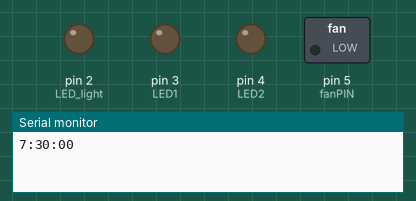
Recording of a sketch running on a simulated Arduino Uno, built with avr-gcc and run on an emulated ATmega328P. On the bench: switched loads named in the sketch (green lamp = pin HIGH), output pins drawn as LEDs (lit = HIGH), the last lines printed to the serial monitor.

Above: at 0.1 s.
At 60.1 s:
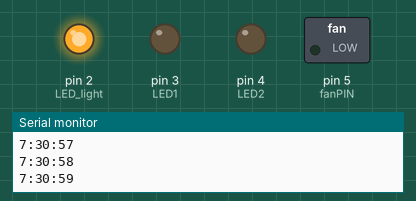
Timing chart, 0 to 61.6 s (numbered marks = the images above):
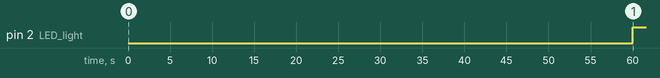

The sketch:

MicroGreen.ino
```cpp
#include <TimeLib.h>
#include <TimeAlarms.h>


AlarmId id;

#define LED_light 2
#define LED1 3
#define LED2 4
#define fanPIN 5
#define interval 2000


unsigned long Millis1 = 0;

long OnTime1 = 900000;
long OffTime1 = 3600000;

int ledState1 = LOW;


void setup() {


  Serial.begin(9600);

  pinMode(fanPIN, OUTPUT);
  pinMode(LED_light, OUTPUT);
  pinMode(LED1, OUTPUT);
  pinMode(LED2, OUTPUT);


  pinMode(5, OUTPUT);


  while (!Serial) ;

  setTime(7,30,0,1,1,11); // set time to Saturday 8:29:00am Jan 1 2011


  Alarm.alarmRepeat(7,31,00, lightON);
  Alarm.alarmRepeat(13,30,30, lightOFF);

  Alarm.alarmRepeat(14,31,00, lightON);
  Alarm.alarmRepeat(18,30,30, lightOFF);

  Alarm.alarmRepeat(14,30,30, Test1_ON);
  Alarm.alarmRepeat(15,40,30, Test1_OFF);

  Alarm.alarmRepeat(16,30,30, Test2_ON);
  Alarm.alarmRepeat(17,40,30, Test2_OFF);

}

void loop() {

    digitalClockDisplay();
    Alarm.delay(1000); // wait one second between clock display


         unsigned long currentMillis = millis();

          if((ledState1 == HIGH) && (currentMillis - Millis1 >= OnTime1))
          {
            ledState1 = LOW;
            Millis1 = currentMillis;
            digitalWrite(fanPIN, ledState1);
          }

          else if ((ledState1 == LOW) && (currentMillis - Millis1 >= OffTime1))
          {
            ledState1 = HIGH;
            Millis1 = currentMillis;
            digitalWrite(fanPIN, ledState1);
          }

}


void lightON()
{


  digitalWrite(LED_light, HIGH);

}

  void lightOFF()
  {

   digitalWrite(LED_light, LOW);

  }

    void Test1_ON()
    {
      digitalWrite(LED1, HIGH);
    }

      void Test1_OFF()
      {
        digitalWrite(LED1, LOW);
      }

        void Test2_ON()
        {
          digitalWrite(LED2, HIGH);
        }

          void Test2_OFF()
          {
            digitalWrite(LED2, LOW);
          }

void digitalClockDisplay() {
  // digital clock display of the time
  Serial.print(hour());
  printDigits(minute());
  printDigits(second());
  Serial.println();

}


void printDigits(int digits) {
  Serial.print(":");
  if (digits < 10)
  Serial.print('0');
  Serial.print(digits);

}
```

Measured:
- by itself, pin 2 (LED_light): LOW → HIGH at 60.0 s
